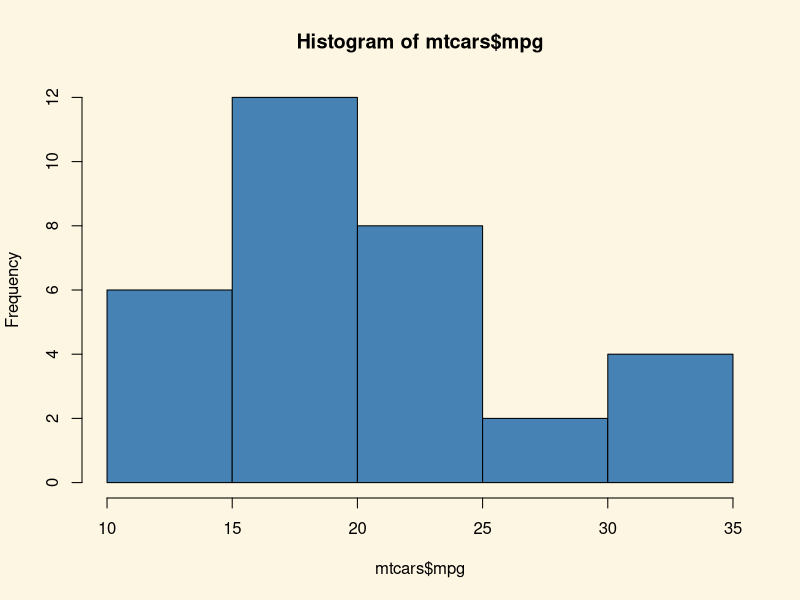
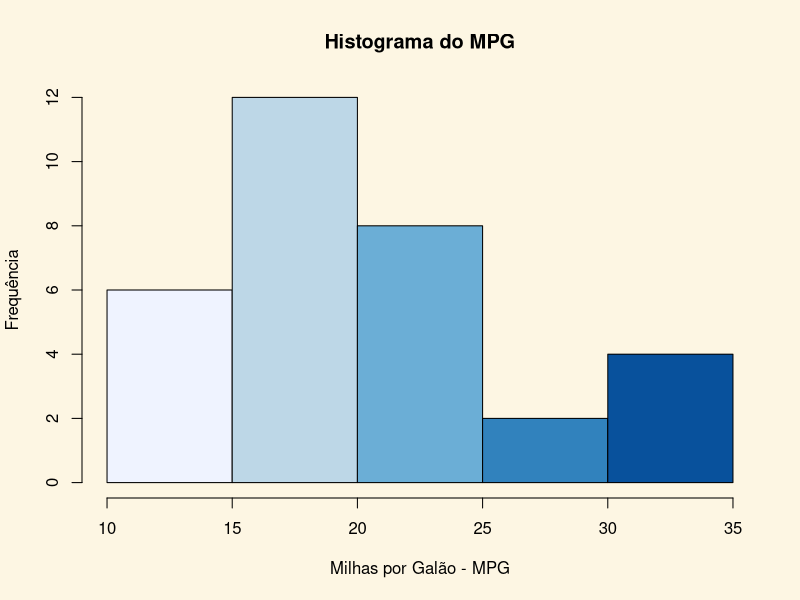
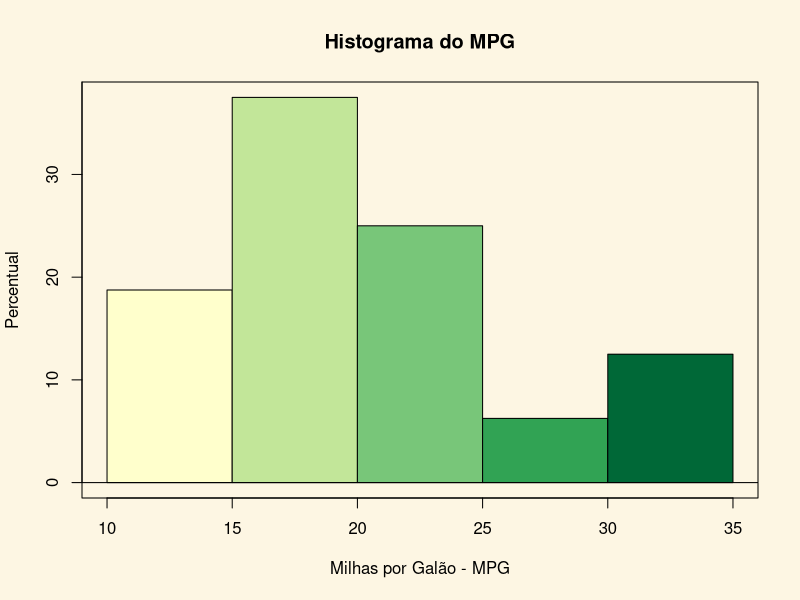
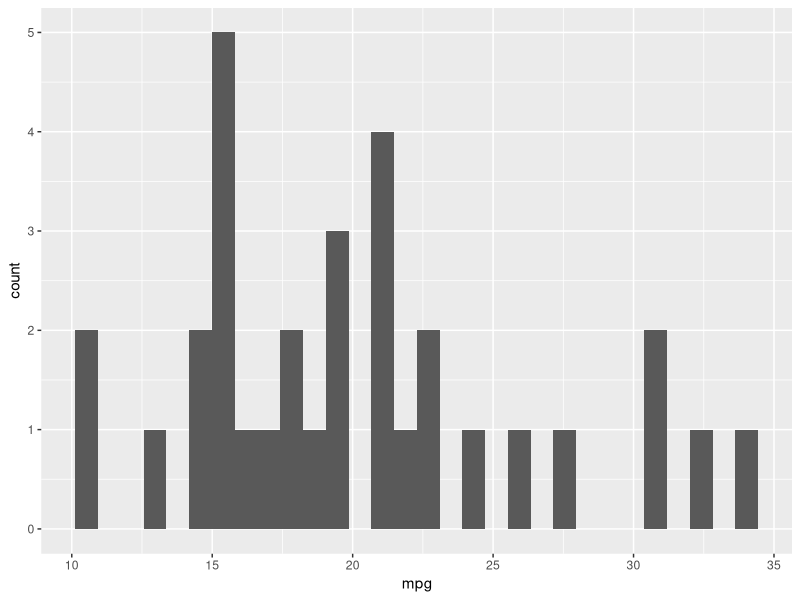
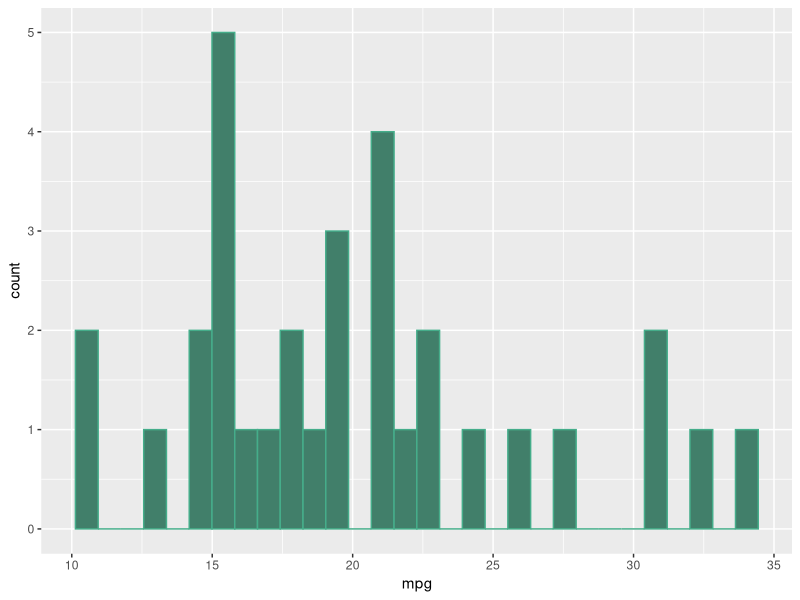
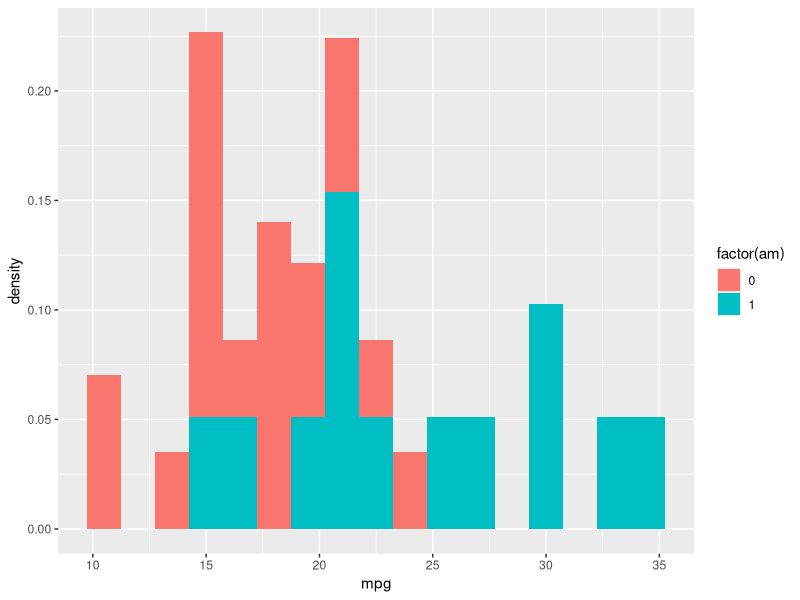
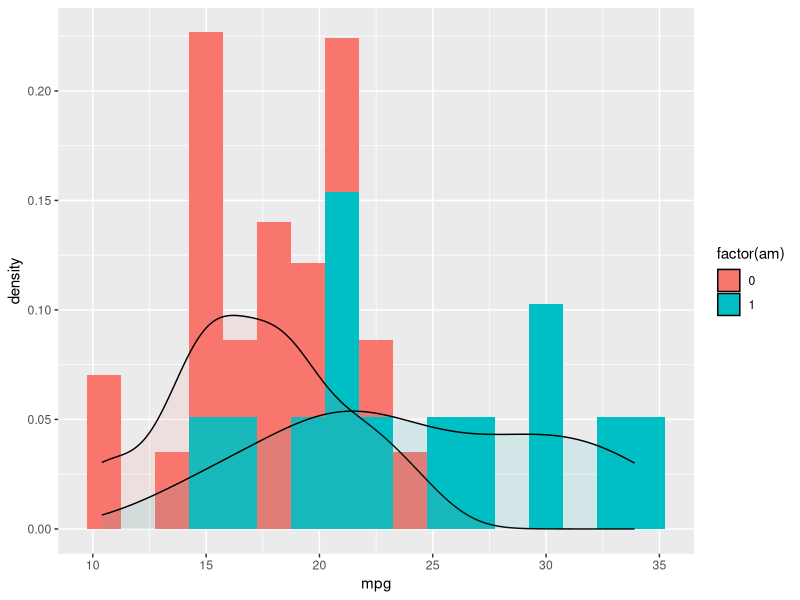
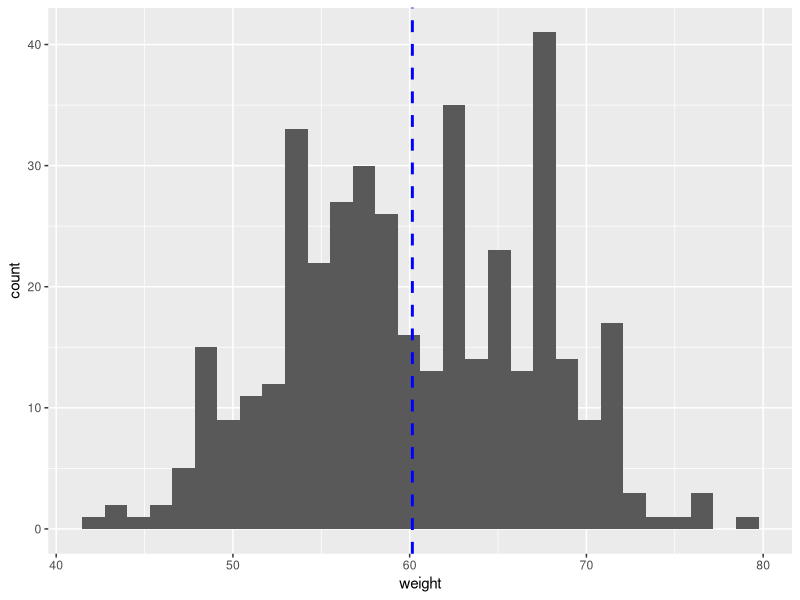

Reproduce these figures in R, in order.
## ---- chunk 1
knitr::opts_chunk$set(echo = TRUE)
require(RcmdrMisc)
## ---- chunk 2
par(bg="#fdf6e3") 
data(mtcars)
hist(mtcars$mpg,col="steelblue")

## ---- chunk 3
library(RColorBrewer)
par(bg="#fdf6e3") 
#display.brewer.all()
COR<-brewer.pal(5,"Blues")

#COR
hist(mtcars$mpg,col=COR,main="Histograma do MPG",xlab = "Milhas por Galão - MPG", ylab = "Frequência")
COR<-brewer.pal(5,"YlGn")
Hist(mtcars$mpg,col=COR, scale="percent",main="Histograma do MPG",xlab = "Milhas por Galão - MPG", ylab = "Percentual")

## ---- chunk 4
par(bg="#fdf6e3") 
library(ggplot2)
ggplot(mtcars, aes(mpg)) +
  geom_histogram()
# Change color
ggplot(mtcars, aes(mpg)) +
  geom_histogram(color="#45ad8a", fill="#417f6a")
## ---- chunk 5
par(bg="#fdf6e3") 
library(ggplot2)
ggplot(mtcars, aes(y =..density..,mpg, fill = factor(am)))+
  geom_histogram(binwidth = 1.5)

ggplot(mtcars, aes(y =..density..,mpg, fill = factor(am)))+
  geom_histogram(binwidth = 1.5)+
  geom_density(alpha = .1) 


## ---- chunk 6
par(bg="#fdf6e3") 
df <- data.frame(
  sex=factor(rep(c("F", "M"), each=200)),
  weight=round(c(rnorm(200, mean=55, sd=5), rnorm(200, mean=65, sd=5)))
  )
head(df)
library(ggplot2)
p<-ggplot(df, aes(x=weight)) + 
  geom_histogram()
# Add mean line
p+ geom_vline(aes(xintercept=mean(weight)),
            color="blue", linetype="dashed", size=1)

ggplot(df, aes(x=weight, fill =sex, color=sex)) +
  geom_histogram(alpha=0.8, position="identity")

# Change line colors by groups
ggplot(df, aes(x=weight, fill =sex, color=sex)) +
  geom_histogram(alpha=0.8, position="identity")+
  scale_color_manual(values=c("#999999", "#E69F00", "#56B4E9"))+
  scale_fill_manual(values=c("#999999", "#E69F00", "#56B4E9"))+
  labs(title="Histograma no ggplot2",x="Peso(kg)", y = "Contagem")+
  theme_classic()
## ---- chunk 7
par(bg="#fdf6e3") 
library(plotrix)
df<-data.frame(len=rnorm(100)+5,
   grp=sample(c("A","B","C","D"),100,replace=TRUE))
  histStack(len~grp,data=df,main="Histograma por grupos",
   xlab="grupos")
